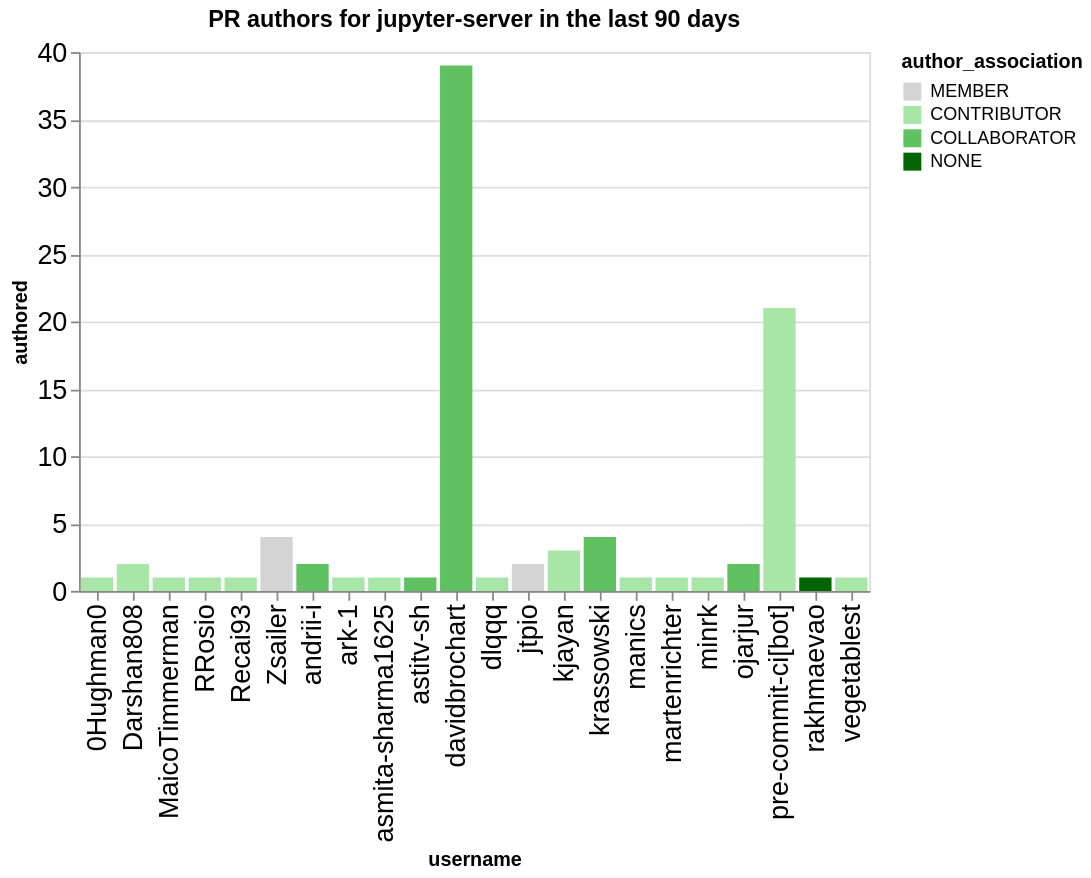

The notebook cell saved with this chart:
### Code cell
charts = []
title = f"PR authors for {github_org} in the last {n_days} days"
this_data = merged_by_repo.replace(np.nan, 0).groupby('username', as_index=False).agg({'authored': 'sum', 'author_association': 'first'})
this_data = this_data.sort_values('authored', ascending=False)
ch = alt.Chart(data=this_data, title=title).mark_bar().encode(
    x='username',
    y='authored',
    color=alt.Color('author_association', scale=alt.Scale(domain=author_types, range=author_colors))
)
ch

### Figure 1 — Vega-Lite specification as saved in the notebook (floating-point values rounded to 4 significant figures)
{"config": {"axisLeft": {"labelFontSize": 15}, "axisBottom": {"labelFontSize": 15}}, "data": {"name": "data-5bb184c7afe3dd8bdd7faa15ff324ea7"}, "mark": {"type": "bar"}, "encoding": {"color": {"field": "author_association", "scale": {"domain": ["MEMBER", "CONTRIBUTOR", "COLLABORATOR", "NONE"], "range": ["rgb(211.82745098039214, 211.82745098039214, 211.82745098039214)", "rgb(166.98562091503268, 229.89803921568628, 166.98562091503268)", "rgb(96.37647058823529, 192.75294117647059, 96.37647058823529)", "rgb(0.0, 100.3921568627451, 0.0)"]}, "type": "nominal"}, "x": {"field": "username", "type": "nominal"}, "y": {"field": "authored", "type": "quantitative"}}, "title": "PR authors for jupyter-server in the last 90 days", "$schema": "https://vega.github.io/schema/vega-lite/v5.20.1.json", "datasets": {"data-5bb184c7afe3dd8bdd7faa15ff324ea7": [{"username": "davidbrochart", "authored": 39, "author_association": "COLLABORATOR"}, {"username": "pre-commit-ci[bot]", "authored": 21, "author_association": "CONTRIBUTOR"}, {"username": "Zsailer", "authored": 4, "author_association": "MEMBER"}, {"username": "krassowski", "authored": 4, "author_association": "COLLABORATOR"}, {"username": "kjayan", "authored": 3, "author_association": "CONTRIBUTOR"}, {"username": "Darshan808", "authored": 2, "author_association": "CONTRIBUTOR"}, {"username": "andrii-i", "authored": 2, "author_association": "COLLABORATOR"}, {"username": "ojarjur", "authored": 2, "author_association": "COLLABORATOR"}, {"username": "jtpio", "authored": 2, "author_association": "MEMBER"}, {"username": "0Hughman0", "authored": 1, "author_association": "CONTRIBUTOR"}, {"username": "Recai93", "authored": 1, "author_association": "CONTRIBUTOR"}, {"username": "RRosio", "authored": 1, "author_association": "CONTRIBUTOR"}, {"username": "MaicoTimmerman", "authored": 1, "author_association": "CONTRIBUTOR"}, {"username": "astitv-sh", "authored": 1, "author_association": "COLLABORATOR"}, {"username": "dlqqq", "authored": 1, "author_association": "CONTRIBUTOR"}, {"username": "ark-1", "authored": 1, "author_association": "CONTRIBUTOR"}, {"username": "asmita-sharma1625", "authored": 1, "author_association": "CONTRIBUTOR"}, {"username": "manics", "authored": 1, "author_association": "CONTRIBUTOR"}, {"username": "minrk", "authored": 1, "author_association": "CONTRIBUTOR"}, {"username": "martenrichter", "authored": 1, "author_association": "CONTRIBUTOR"}, {"username": "rakhmaevao", "authored": 1, "author_association": "NONE"}, {"username": "vegetablest", "authored": 1, "author_association": "CONTRIBUTOR"}]}}
